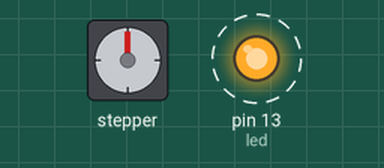
A sketch run on a simulated Arduino Uno, built with avr-gcc and run on an emulated ATmega328P. Shown: stepper motor, output pins drawn as LEDs (lit = HIGH). Wiring (inferred from the names in the program): stepper motor (2048 steps per turn assumed): coils pin 8, pin 9, pin 10, pin 11. Dashed ring = blinking.

Above: at 0.5 s.
Timing chart, 0 to 4.6 s (numbered marks = the images above):
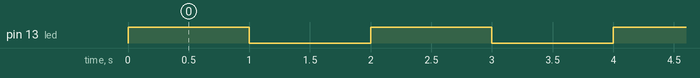

The sketch:

motor_control.ino
```cpp
/*
  LED / STEPPER
  Author: Benedict Greenberg
  Date: 31/07/15

  Program runs with LEDs to simulate stepper motor.
  Power supplied externally to stepper motor drivers.

  Stepper motors will be controlled over serial.
  They need to execute steps one in turn to emulate simultaneous control.

  Wiring set-up as follows:

  STEP MOTOR 28BYJ-48 (5V DC) -> Arduino Duo Digital GPIO
  IN1 -> 8
  IN2 -> 9
  IN3 -> 10
  IN4 -> 11

*/

// Define pins for stepper motor 1
#define IN1 8
#define IN2 9
#define IN3 10
#define IN4 11

int led = 13; // built in LED
int serialData = 0; // variable used for serial data

// the setup routine runs once when you press reset:
void setup() {
  // initialize the digital pin as an output.
  pinMode(led, OUTPUT);
  pinMode(IN1, OUTPUT);
  pinMode(IN2, OUTPUT);
  pinMode(IN3, OUTPUT);
  pinMode(IN4, OUTPUT);
  Serial.begin(9600);
}

// the loop routine runs over and over again forever:
void loop() {
  digitalWrite(led, HIGH);   // turn the LED on (HIGH is the voltage level)
  delay(1000);               // wait for a second
  digitalWrite(led, LOW);    // turn the LED off by making the voltage LOW
  delay(1000);               // wait for a second
}
```

Measured:
- by itself, pin 13 (led): alternates HIGH for 1.0 s and LOW for 1.0 s
